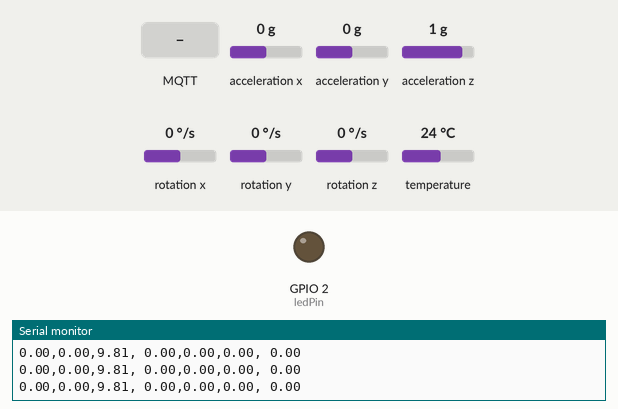
This program was run on a simulated ESP32. Parts: output pins drawn as LEDs (lit = HIGH), the last lines printed to the serial monitor. Inputs (shaded band) come from the test bench; at power-on: acceleration x 0 g, acceleration y 0 g, acceleration z 1 g, rotation x 0 °/s, rotation y 0 °/s, rotation z 0 °/s, temperature 24 °C. WiFi joins after 1.5 s; servers stay silent unless stated; no MQTT or app messages arrive unless stated.

Above: at 2.8 s.
2.9 s: MQTT message "on" arrives on the first subscribed topic
At 3.6 s:
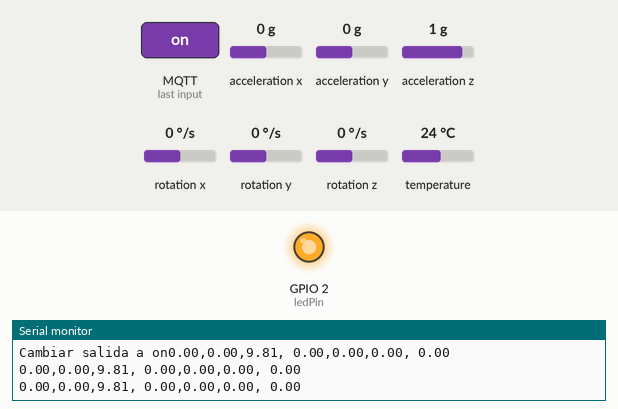
9.3 s: MQTT message "off" arrives on the first subscribed topic
At 10.0 s:
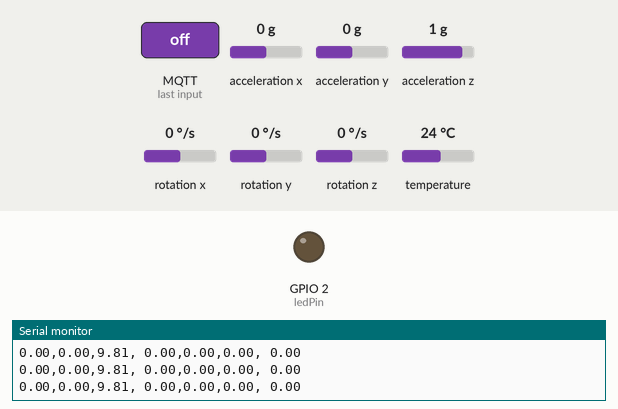
Timing chart, 0 to 11.9 s (numbered marks = the images above; inputs shaded):
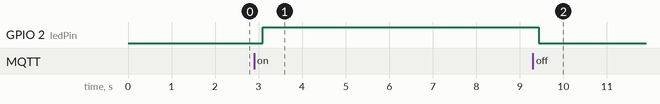

The program:

main.cpp
```cpp
// Basic demo for accelerometer readings from Adafruit MPU6050


#include <WiFi.h>

#include <PubSubClient.h>
#include <Wire.h>

#include <Adafruit_MPU6050.h>
#include <Adafruit_Sensor.h>
#include <Wire.h>

const char* ssid ="Raulink";
const char* password = "c0nd0m1n10.";

//Añadir MQTT broker
const char* mqtt_server= "192.168.0.14";


WiFiClient espCLient;
PubSubClient client(espCLient);
long lastMsg = 0;
char msg[50];
int value = 0;
int ledPin = 2;

Adafruit_MPU6050 mpu;

void setup_wifi(){
  delay(10);
  Serial.println();
  Serial.print("Conectando a:");
  Serial.println(ssid);

  WiFi.begin(ssid,password);
  while(WiFi.status()!=WL_CONNECTED){
    delay(500);
    Serial.print(".");
  }
  Serial.println("");
  Serial.print("Wifi conectado ");
  Serial.println("IP:");
  Serial.println(WiFi.localIP());
}

void callback(char* topic, byte* message,unsigned int length){
  Serial.print("MEnsaje recibido topico:");
  Serial.print(topic);
  Serial.print(".Mensaje :");
  String messageTemp;

  for (int i=0;i<length;i++){
    Serial.print((char)message[i]);
    messageTemp += (char)message[i];
  }
  Serial.println();

  if(String(topic)=="esp32/output"){
    Serial.print("Cambiar salida a ");
    if (messageTemp =="on"){
      Serial.print("on");
      digitalWrite(ledPin,HIGH);
    }
    else if(messageTemp =="off"){
      Serial.println("off");
      digitalWrite(ledPin,LOW);
    }
  }
}

void setup(void) {
  Serial.begin(115200);
  /* while (!Serial) {
    delay(10); // will pause Zero, Leonardo, etc until serial console opens
  } */

  // Try to initialize!
  if (!mpu.begin()) {
    Serial.println("Failed to find MPU6050 chip");
    while (1) {
      delay(10);
    }
  }

  setup_wifi();
  client.setServer(mqtt_server,1883);
  client.setCallback(callback);
  pinMode(ledPin,OUTPUT);


  mpu.setAccelerometerRange(MPU6050_RANGE_2_G);   // Para una medicion mas precisa se pone a 2g
  mpu.setGyroRange(MPU6050_RANGE_250_DEG);
  mpu.setFilterBandwidth(MPU6050_BAND_260_HZ); //(MPU6050_BAND_21_HZ);
  Serial.println("");
  delay(100);
}


void reconnect(){
  while(!client.connected()){
    Serial.print("Intentando MQTT conexion...");

    if(client.connect("ESP32Cliente")){
      Serial.println("conectado");
      client.subscribe("esp32/output");
    }
    else {
      Serial.print("Falla, rc=");
      Serial.print(client.state());
      Serial.println("Intentando en 5 s.");
      delay(5000);
    }
  }
}

void loop() {

  /* Get new sensor events with the readings */
  sensors_event_t a, g, temp;
  if (!client.connected()){
    reconnect();
  }

  client.loop();
  mpu.getEvent(&a, &g, &temp);
  /* Print out the values */
  Serial.print(a.acceleration.x);
  Serial.print(",");
  Serial.print(a.acceleration.y);
  Serial.print(",");
  Serial.print(a.acceleration.z);
  Serial.print(", ");
  Serial.print(g.gyro.x);
  Serial.print(",");
  Serial.print(g.gyro.y);
  Serial.print(",");
  Serial.print(g.gyro.z);
  Serial.print(", ");
  Serial.print(a.temperature);

  Serial.println("");

  char ax[8];
  char ay[8];
  char az[8];
  char temperatura[8];
  dtostrf(a.acceleration.x,4,2,ax);
  dtostrf(a.acceleration.y,4,2,ay);
  dtostrf(a.acceleration.z,4,2,az);
  dtostrf(a.temperature,4,2,temperatura);

  client.publish("esp32/ax",ax);
  client.publish("esp32/ay",ay);
  client.publish("esp32/az",az);
  client.publish("esp32/temp",temperatura);

  delay(200);
}
```

Measured:
- after the input at 2.9 s, GPIO 2 (ledPin): LOW → HIGH after 0.20 s
- after the input at 9.3 s, GPIO 2 (ledPin): HIGH → LOW after 0.14 s
